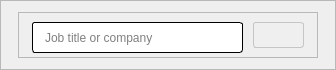
                       <widget class="QFrame" name="frame_40">
                        <property name="minimumSize">
                         <size>
                          <width>0</width>
                          <height>70</height>
                         </size>
                        </property>
                        <property name="maximumSize">
                         <size>
                          <width>16777215</width>
                          <height>70</height>
                         </size>
                        </property>
                        <property name="frameShape">
                         <enum>QFrame::StyledPanel</enum>
                        </property>
                        <property name="frameShadow">
                         <enum>QFrame::Raised</enum>
                        </property>
                        <layout class="QHBoxLayout" name="horizontalLayout_7">
                         <item>
                          <widget class="QFrame" name="frame_44">
                           <property name="frameShape">
                            <enum>QFrame::StyledPanel</enum>
                           </property>
                           <property name="frameShadow">
                            <enum>QFrame::Raised</enum>
                           </property>
                          </widget>
                         </item>
                         <item>
                          <widget class="QFrame" name="frame_45">
                           <property name="minimumSize">
                            <size>
                             <width>300</width>
                             <height>0</height>
                            </size>
                           </property>
                           <property name="maximumSize">
                            <size>
                             <width>300</width>
                             <height>16777215</height>
                            </size>
                           </property>
                           <property name="frameShape">
                            <enum>QFrame::StyledPanel</enum>
                           </property>
                           <property name="frameShadow">
                            <enum>QFrame::Raised</enum>
                           </property>
                           <layout class="QHBoxLayout" name="horizontalLayout_8">
                            <item>
                             <widget class="QLineEdit" name="lineEdit_20">
                              <property name="minimumSize">
                               <size>
                                <width>211</width>
                                <height>31</height>
                               </size>
                              </property>
                              <property name="maximumSize">
                               <size>
                                <width>211</width>
                                <height>31</height>
                               </size>
                              </property>
                              <property name="styleSheet">
                               <string notr="true">border:1.2px solid black;
border-radius:3px;
padding-left:10px</string>
                              </property>
                              <property name="placeholderText">
                               <string>Job title or company</string>
                              </property>
                             </widget>
                            </item>
                            <item>
                             <widget class="QPushButton" name="pushButton_7">
                              <property name="maximumSize">
                               <size>
                                <width>51</width>
                                <height>41</height>
                               </size>
                              </property>
                              <property name="cursor">
                               <cursorShape>PointingHandCursor</cursorShape>
                              </property>
                              <property name="styleSheet">
                               <string notr="true">border: 1px solid rgb(197, 197, 197);
border-radius: 3px</string>
                              </property>
                              <property name="text">
                               <string/>
                              </property>
                              <property name="icon">
                               <iconset resource="resources.qrc">
                                <normaloff>:/icons/icons/search.png</normaloff>:/icons/icons/search.png</iconset>
                              </property>
                              <property name="iconSize">
                               <size>
                                <width>35</width>
                                <height>35</height>
                               </size>
                              </property>
                             </widget>
                            </item>
                           </layout>
                          </widget>
                         </item>
                         <item>
                          <widget class="QFrame" name="frame_46">
                           <property name="frameShape">
                            <enum>QFrame::StyledPanel</enum>
                           </property>
                           <property name="frameShadow">
                            <enum>QFrame::Raised</enum>
                           </property>
                          </widget>
                         </item>
                        </layout>
                       </widget>
